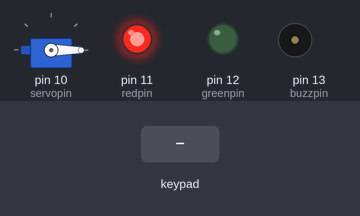
The sketch below on a simulated Arduino Uno, built with avr-gcc and run on an emulated ATmega328P. Parts: servo, output pins drawn as LEDs (lit = HIGH), buzzer (waves = sounding, pin HIGH). Inputs (shaded band) come from the test bench.

Above: at 1.2 s.
1.3 s: keypad keys 7 6 7 8 3 pressed 0.4 s apart
At 3.7 s:
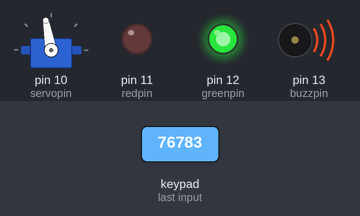
4.8 s: key 'A' pressed
At 5.2 s:
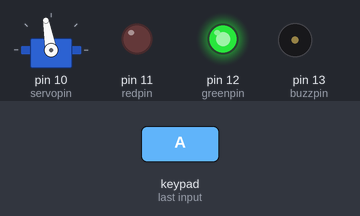
6.3 s: key '1' pressed
At 7.5 s:
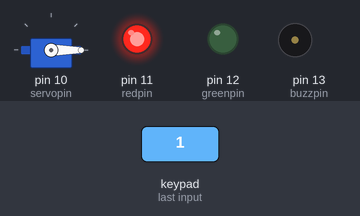
Timing chart, 0 to 9.3 s (numbered marks = the images above; inputs shaded):
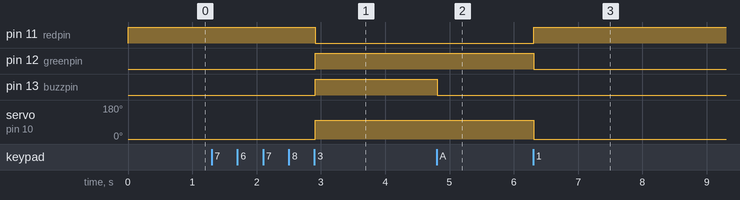

The sketch:

Door_Lock_Using_Servo_and_Keypad.ino
```cpp
#include <Keypad.h>
#include <Servo.h>

int servopin=10, servopos;
int buzzpin=13;
int position=0;
char* password="76783";
char kyprsd;

int redpin=11,greenpin=12;

const byte ROWS=4;
const byte COLS=4;

byte Keys[ROWS][COLS]{
  {'1','2','3','A'},
  {'4','5','6','B'},
  {'7','8','9','C'},
  {'*','0','#','D'}
};

byte rowpins[ROWS]={9,8,7,6};
byte colpins[COLS]={5,4,3,2};

Servo myservo;
Keypad mykeypad=Keypad(makeKeymap(Keys),rowpins,colpins,ROWS,COLS);

void setup(){
  Serial.begin(9600);
  pinMode(redpin,OUTPUT);
  pinMode(greenpin,OUTPUT);
  pinMode(buzzpin,OUTPUT);
  myservo.attach(servopin);
  myservo.write(0);
  digitalWrite(redpin,HIGH);
}

void loop(){
  kyprsd=mykeypad.getKey();
  if (kyprsd==password[position] ){
    position++;
  }

  if (position==5){
    myservo.write(100);
    digitalWrite(redpin,LOW);
    digitalWrite(greenpin,HIGH);
    digitalWrite(buzzpin,HIGH);
  }

  if(kyprsd=='*' || kyprsd=='#'){
    position=0;
    myservo.write(0);
    digitalWrite(redpin,HIGH);
    digitalWrite(greenpin,LOW);
    digitalWrite(buzzpin,LOW);
  }

  if(kyprsd=='1' || kyprsd=='4' || kyprsd=='5' || kyprsd=='2' || kyprsd=='9' || kyprsd=='0'){
    position=0;
    myservo.write(0);
    digitalWrite(redpin,HIGH);
    digitalWrite(greenpin,LOW);
    digitalWrite(buzzpin,LOW);
  }

  if(kyprsd=='A' || kyprsd=='B' || kyprsd=='C' || kyprsd=='D' ){
    digitalWrite(buzzpin,LOW);
  }
}
```

Measured:
- after the input at 1.3 s, pin 11 (redpin): HIGH → LOW after 1.6 s; pin 12 (greenpin), pin 13 (buzzpin): LOW → HIGH after 1.6 s; servo on pin 10 (servopin): 0° → 100° after 1.6 s
- after the input at 4.8 s, pin 13 (buzzpin): HIGH → LOW at once
- after the input at 6.3 s, pin 11 (redpin): LOW → HIGH at once; pin 12 (greenpin): HIGH → LOW at once; servo on pin 10 (servopin): 100° → 0° at once
